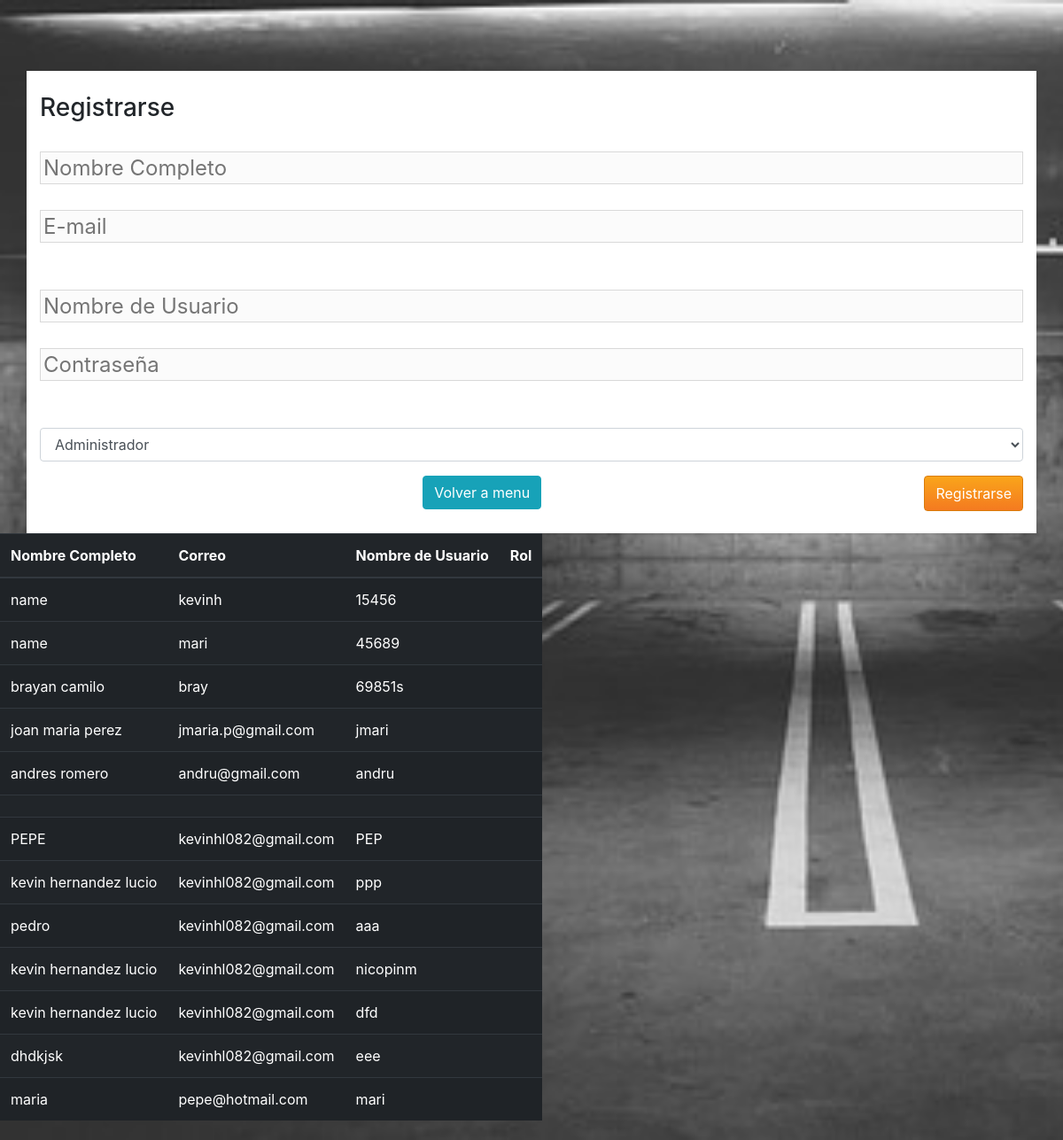
/spam/register.php, run on the app's committed database.
### tables this page shows
CREATE TABLE `usuarios` (
  `id` int(100) NOT NULL,
  `nombre` varchar(50) NOT NULL,
  `correo` varchar(30) NOT NULL,
  `usuario` varchar(50) NOT NULL,
  `pass` varchar(20) NOT NULL
);

### spam/register.php (the view, shortened to what this page needs)
<!DOCTYPE html>
<html lang="en">
<head>
	<link rel="stylesheet" type="text/css" href="styles.css">
	<link rel="stylesheet" href="https://stackpath.bootstrapcdn.com/bootstrap/4.1.3/css/bootstrap.min.css">
</head>
<body>
	<div class="container mregister">
		<div id="login">
			<h3>Registrarse</h3><br/>
			<form name="registerform" id="registerform" action="registrar_user.php" method="post">
			<input class=""type="text" name="full_name" required placeholder="Nombre Completo"></input><br /><br />
			<input class=""type="text" name="email" required placeholder="E-mail"></input><br /><br /><br />
			<input class=""type="text" name="username" required placeholder="Nombre de Usuario"></input><br /><br />
			<input class=""type="password" name="password" required placeholder="Contraseña"></input><br /><br /><br />
			<div class="form-group">
	            <select class="form-control"  type="text" name="rol">
	                <option>Administrador</option>
	            </select>
	        </div>
			<p class="submit">
			<input type="submit" name="registar" class="button" value="Registrarse"></input>
			</p>
			<center>
					<a href="menu.php" class="btn btn-info">Volver a menu</a>
			</center>
			</form>
		</div>
	</div>
	<?php
		$link = new PDO('mysql:host=localhost;dbname=parking ceet', 'root', '');
	?>
		<div class="table-striped">
		<table class="table table-hover table-dark">
			<thead>
				<tr>
					<th>Nombre Completo</th>
					<th>Correo</th>
					<th>Nombre de Usuario</th>
					<th>Rol</th>
				</tr>
			</thead>
		<?php foreach ($link->query('SELECT * from usuarios') as $row){  ?>
		<tr>
		    <td><?php echo $row['nombre'] ?></td>
		    <td><?php echo $row['correo'] ?></td>
		    <td><?php echo $row['usuario'] ?></td>
		    <td><?php echo $row['rol'] ?></td>
		 </tr>
		<?php
			}
		?>
		</table>
		</div>
</body>
</html>

### styles.css (style rules this page uses)
body { background-image: url('images/fondo-5.jpg'); background-size: cover; background-repeat: no-repeat; }
a { font-weight: 400; }
.mregister { margin: 80px auto 0; }
.container { padding: 25px 16px 25px 10px; font-weight: 400; overflow: hidden; width: 350px; height: auto; background: #fff; -webkit-box-shadow: 0 1px 3px rgba(0,0,0,.13); -moz-box-shadow: 0 1px 3px rgba(0,0,0,.13); box-shadow: 0 1px 3px rgba(0,0,0,.13); }
.container form .input,.container input[type=text],.container input[type=password],.container input[type=e] { background: #fbfbfb; font-size: 24px; line-height: 1; width: 100%; padding: 3px; margin: 0 6px 5px 0; outline: none; border: 1px solid #d9d9d9; }
.button { border: solid 1px #da7c0c; background: #f78d1d; background: -webkit-gradient(linear, left top, left bottom, from(#faa51a), to(#f47a20)); background: -moz-linear-gradient(top, #faa51a, #f47a20); filter: progid:DXImageTransform.Microsoft.gradient(startColorstr=’#faa51a’, endColorstr=’#f47a20′); color: #fff; padding: 7px 12px; -webkit-border-radius:4px; -moz-border-radius:4px; border-radius:4px; float: right; cursor: pointer; }
.table-striped { display: inline-block; }

### data on the page
usuarios: nombre "name", correo "kevinh", usuario "15456"
usuarios: nombre "name", correo "mari", usuario "45689"
usuarios: nombre "brayan camilo", correo "bray", usuario "69851s"
usuarios: nombre "joan maria perez", correo "jmaria.p@gmail.com", usuario "jmari"
usuarios: nombre "andres romero", correo "andru@gmail.com", usuario "andru"
usuarios: nombre "PEPE", correo "kevinhl082@gmail.com", usuario "PEP"
usuarios: nombre "kevin hernandez lucio", correo "kevinhl082@gmail.com", usuario "ppp"
usuarios: nombre "pedro", correo "kevinhl082@gmail.com", usuario "aaa"
usuarios: nombre "kevin hernandez lucio", correo "kevinhl082@gmail.com", usuario "nicopinm"
usuarios: nombre "kevin hernandez lucio", correo "kevinhl082@gmail.com", usuario "dfd"
usuarios: nombre "dhdkjsk", correo "kevinhl082@gmail.com", usuario "eee"
usuarios: nombre "maria", correo "pepe@hotmail.com", usuario "mari"
